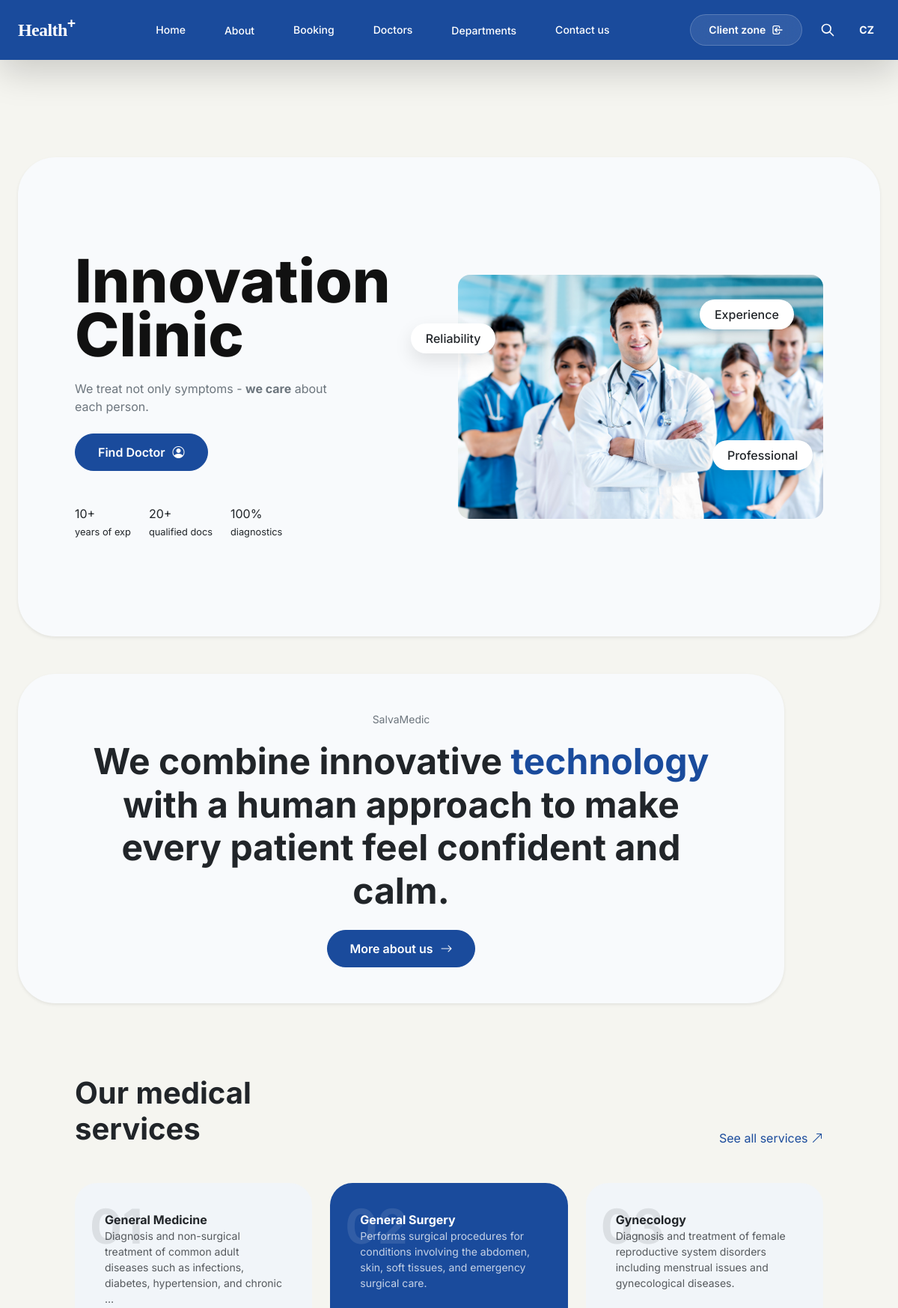
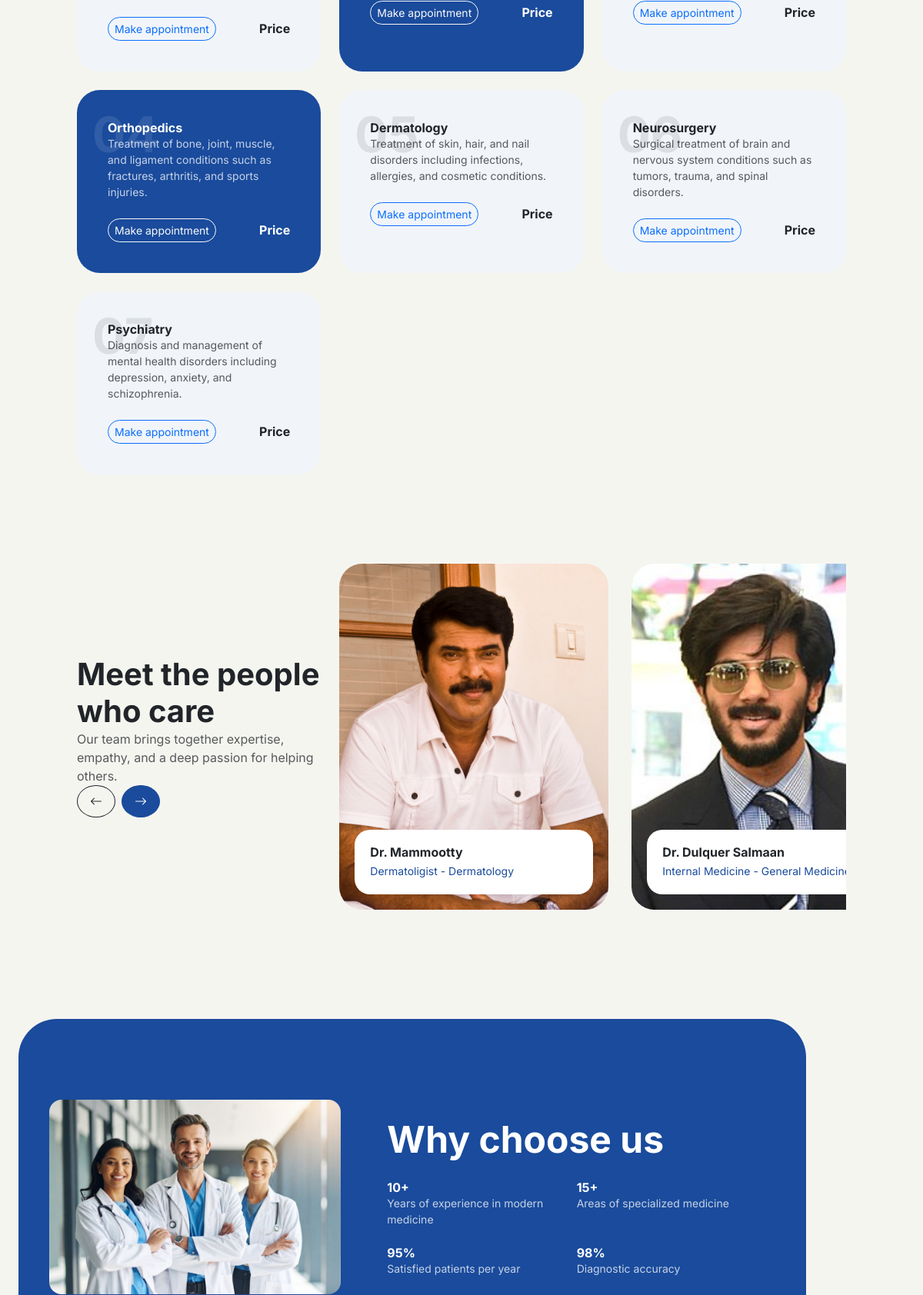
The page / (upper part) on the database its author committed (2 pictures, top to bottom).
### home/models.py (models this page shows, shortened)
class Doctors(models.Model):
    doc_name = models.CharField(max_length=255)
    doc_spec = models.CharField(max_length=255)
    dep_name = models.ForeignKey(Departments, verbose_name=(""), on_delete=models.CASCADE)
    doc_image = models.ImageField(upload_to='doctors')

class Departments(models.Model):
    dep_name = models.CharField(max_length = 100)
    dep_description = models.TextField()

### home/views.py (the view)
# urls.py: path('', views.index, name='home'),
def index(request):
     dict_dept = {
        'departments': Departments.objects.all(),
        'doctors': Doctors.objects.all(),
    }
     return render(request, 'index.html', dict_dept)

### templates/index.html (shortened to what this page needs)
{% extends "base.html" %}
{% load static %}
{% block content %}
<section class="hero-section rounded-section shadow-sm">
    <div class="container ">
        <div class="row align-items-center">
            <div class="col-lg-6">
                <h1 class="hero-title">Innovation<br>Clinic</h1>
                <p class="my-4 text-secondary w-75">We treat not only symptoms - <strong>we care</strong> about each person.</p>
                <a href="{% url 'doctors' %}" class="btn btn-primary btn-pill rounded-2xl">Find Doctor <i class="bi bi-person-circle"></i></a>
                <div class="d-flex gap-4 mt-5">
                    <div><h3>10+</h3><small>years of exp</small></div>
                    <div><h3>20+</h3><small>qualified docs</small></div>
                    <div><h3>100%</h3><small>diagnostics</small></div>
                </div>
            </div>
            <div class="col-lg-6 position-relative text-center">
                <div class="floating-tag" style="top: 20%; left: -10%;">Reliability</div>
                <div class="floating-tag" style="top: 10%; right: 10%;">Experience</div>
                <div class="floating-tag" style="bottom: 20%; right: 5%;">Professional</div>
                {% if doctors %}
                    <img src="{{ doctors.7.doc_image.url }}" class="img-fluid rounded-2xl" style="max-height: 700px;" alt="Doctor">
                {% else %}
                    <img src="https://via.placeholder.com/600x800" class="img-fluid" alt="Placeholder">
                {% endif %}
            </div>
        </div>
    </div>
</section>
<section class="container text-center my-5 py-5 rounded-section shadow-sm">
    <span class="text-secondary small">SalvaMedic</span>
    <h2 class="display-5 fw-bold mt-3 px-lg-5">
        We combine innovative <span class="text-primary">technology</span> with a human approach to make every patient feel <span class="text-dark">confident and calm.</span>
    </h2>
    <a href="{% url 'about' %}" class="btn btn-primary btn-pill mt-4">More about us <i class="bi bi-arrow-right"></i></a>
</section>
<section class="container py-5">
    <div class="d-flex justify-content-between align-items-end mb-5">
        <h2 class="display-6 fw-bold">Our medical<br>services</h2>
        <a href="#" class="text-primary text-decoration-none">See all services <i class="bi bi-arrow-up-right"></i></a>
    </div>
    <div class="row g-4">
        {% for dep in departments %}
        <div class="col-md-4">
            <div class="service-card {% if forloop.counter == 2 or forloop.counter == 4 %}blue{% endif %}">
                <span class="card-number">0{{ forloop.counter }}</span>
                <h4 class="fw-bold">{{ dep.dep_name }}</h4>
                <p class="small opacity-75">{{ dep.dep_description|truncatewords:15 }}</p>
                <div class="d-flex justify-content-between mt-4 align-items-center">
                    <a href="{% url 'booking' %}" class="btn {% if forloop.counter == 2 or forloop.counter == 4 %}btn-outline-light{% else %}btn-outline-primary{% endif %} btn-sm rounded-pill">Make appointment</a>
                    <span class="fw-bold">Price</span>
                </div>
            </div>
        </div>
        {% endfor %}
    </div>
</section>
<section class="container py-5">
    <div class="row align-items-center mb-4">
        <div class="col-md-4">
            <h2 class="display-6 fw-bold">Meet the people who care</h2>
            <p class="text-muted">Our team brings together expertise, empathy, and a deep passion for helping others.</p>
            <div class="d-flex gap-2">
                <button class="btn btn-outline-dark rounded-circle px-3 py-2"><i class="bi bi-arrow-left"></i></button>
                <button class="btn btn-primary rounded-circle px-3 py-2"><i class="bi bi-arrow-right"></i></button>
            </div>
        </div>
        <div class="col-md-8">
            <div class="scroll-container">
                {% for doc in doctors %}
                <div class="doctor-card">
                    <img src="{{ doc.doc_image.url }}" class="w-100" style="height: 450px; object-fit: cover;" alt="{{ doc.doc_name }}">
                    <div class="doctor-info shadow-sm">
                        <h5 class="mb-1 fw-bold">{{ doc.doc_name }}</h5>
                        <p class="small text-primary mb-0">{{ doc.doc_spec }} - {{ doc.dep_name.dep_name }}</p>
                    </div>
                </div>
                {% endfor %}
            </div>
        </div>
    </div>
</section>
<section class="container rounded-section bg-primary text-white">
    <div class="row align-items-center">
        <div class="col-lg-5 text-center">
            <img src="{% static '/images/dr1.jpg' %}" class="img-fluid rounded-4" alt="Doctors">
        </div>
        <div class="col-lg-7 p-lg-5">
            <h2 class="display-5 fw-bold mb-4">Why choose us</h2>
            <div class="row g-4">
                <div class="col-6">
                    <h3 class="fw-bold">10+</h3>
                    <p class="small opacity-75">Years of experience in modern medicine</p>
                </div>
                <div class="col-6">
                    <h3 class="fw-bold">15+</h3>
                    <p class="small opacity-75">Areas of specialized medicine</p>
                </div>
                <div class="col-6">
                    <h3 class="fw-bold">95%</h3>
                    <p class="small opacity-75">Satisfied patients per year</p>
                </div>
                <div class="col-6">
                    <h3 class="fw-bold">98%</h3>
                    <p class="small opacity-75">Diagnostic accuracy</p>
                </div>
            </div>
        </div>
    </div>
</section>
{% endblock %}

### static/css/style.css (style rules this page uses)
body { font-family: 'Inter', sans-serif; scroll-behavior: smooth; }

### templates/index.html (style rules this page uses)
:root { --primary-blue: #1a4b9c; --soft-bg: #f8fafc; --white-glass: rgba(255, 255, 255, 0.8); }
body { font-family: 'Inter', sans-serif; background-color: white; overflow-x: hidden; }
.hero-section { position: relative; padding: 100px 0; background: linear-gradient(90deg, #fff 50%, #1a4b9c 50%); min-height: 80vh; display: flex; align-items: center; }
.hero-title { font-size: 5rem; font-weight: 800; line-height: 0.9; color: #111; }
.btn-pill { border-radius: 50px; padding: 12px 30px; font-weight: 600; display: inline-flex; align-items: center; gap: 10px; }
.floating-tag { position: absolute; background: white; padding: 8px 20px; border-radius: 50px; box-shadow: 0 10px 25px rgba(0,0,0,0.1); font-weight: 500; z-index: 10; }
.btn-primary { --bs-btn-bg: var(--primary-blue); --bs-btn-border-color: var(--primary-blue); --bs-btn-hover-bg: #153e82; --bs-btn-hover-border-color: #153e82; }
.text-primary { color: var(--primary-blue) !important; }
.service-card { border: none; border-radius: 30px; padding: 40px; transition: 0.3s; height: 100%; position: relative; overflow: hidden; background: #f1f5f9; }
.service-card.blue { background: var(--primary-blue); color: white; }
.card-number { font-size: 4rem; font-weight: 700; opacity: 0.1; position: absolute; top: 10px; left: 20px; }
.bg-primary { background-color: var(--primary-blue) !important; }
.scroll-container { display: flex; overflow-x: auto; gap: 30px; padding: 20px 0; scrollbar-width: none; }
.doctor-card { min-width: 350px; border-radius: 30px; overflow: hidden; position: relative; }
.doctor-info { position: absolute; bottom: 20px; left: 20px; right: 20px; background: white; border-radius: 20px; padding: 20px; }
.rounded-section { border-radius: 50px; background: #f8fafc; padding: 80px 40px; margin: 50px 0; }

### rows shown on the page
Doctors: doc_image (picture)
Departments: dep_name "General Medicine", dep_description "Diagnosis and non-surgical treatment of common adult diseases such as infections, diabetes, hypertension, and chronic …"
Departments: dep_name "General Surgery", dep_description "Performs surgical procedures for conditions involving the abdomen, skin, soft tissues, and emergency surgical care."
Departments: dep_name "Gynecology", dep_description "Diagnosis and treatment of female reproductive system disorders including menstrual issues and gynecological diseases."
Departments: dep_name "Orthopedics", dep_description "Treatment of bone, joint, muscle, and ligament conditions such as fractures, arthritis, and sports injuries."
Departments: dep_name "Dermatology", dep_description "Treatment of skin, hair, and nail disorders including infections, allergies, and cosmetic conditions."
Departments: dep_name "Neurosurgery", dep_description "Surgical treatment of brain and nervous system conditions such as tumors, trauma, and spinal disorders."
Departments: dep_name "Psychiatry", dep_description "Diagnosis and management of mental health disorders including depression, anxiety, and schizophrenia."
Doctors: doc_image (picture), doc_name "Dr. Mammootty", doc_spec "Dermatoligist", dep_name.dep_name "Dermatology"
Doctors: doc_image (picture), doc_name "Dr. Dulquer Salmaan", doc_spec "Internal Medicine", dep_name.dep_name "General…"
